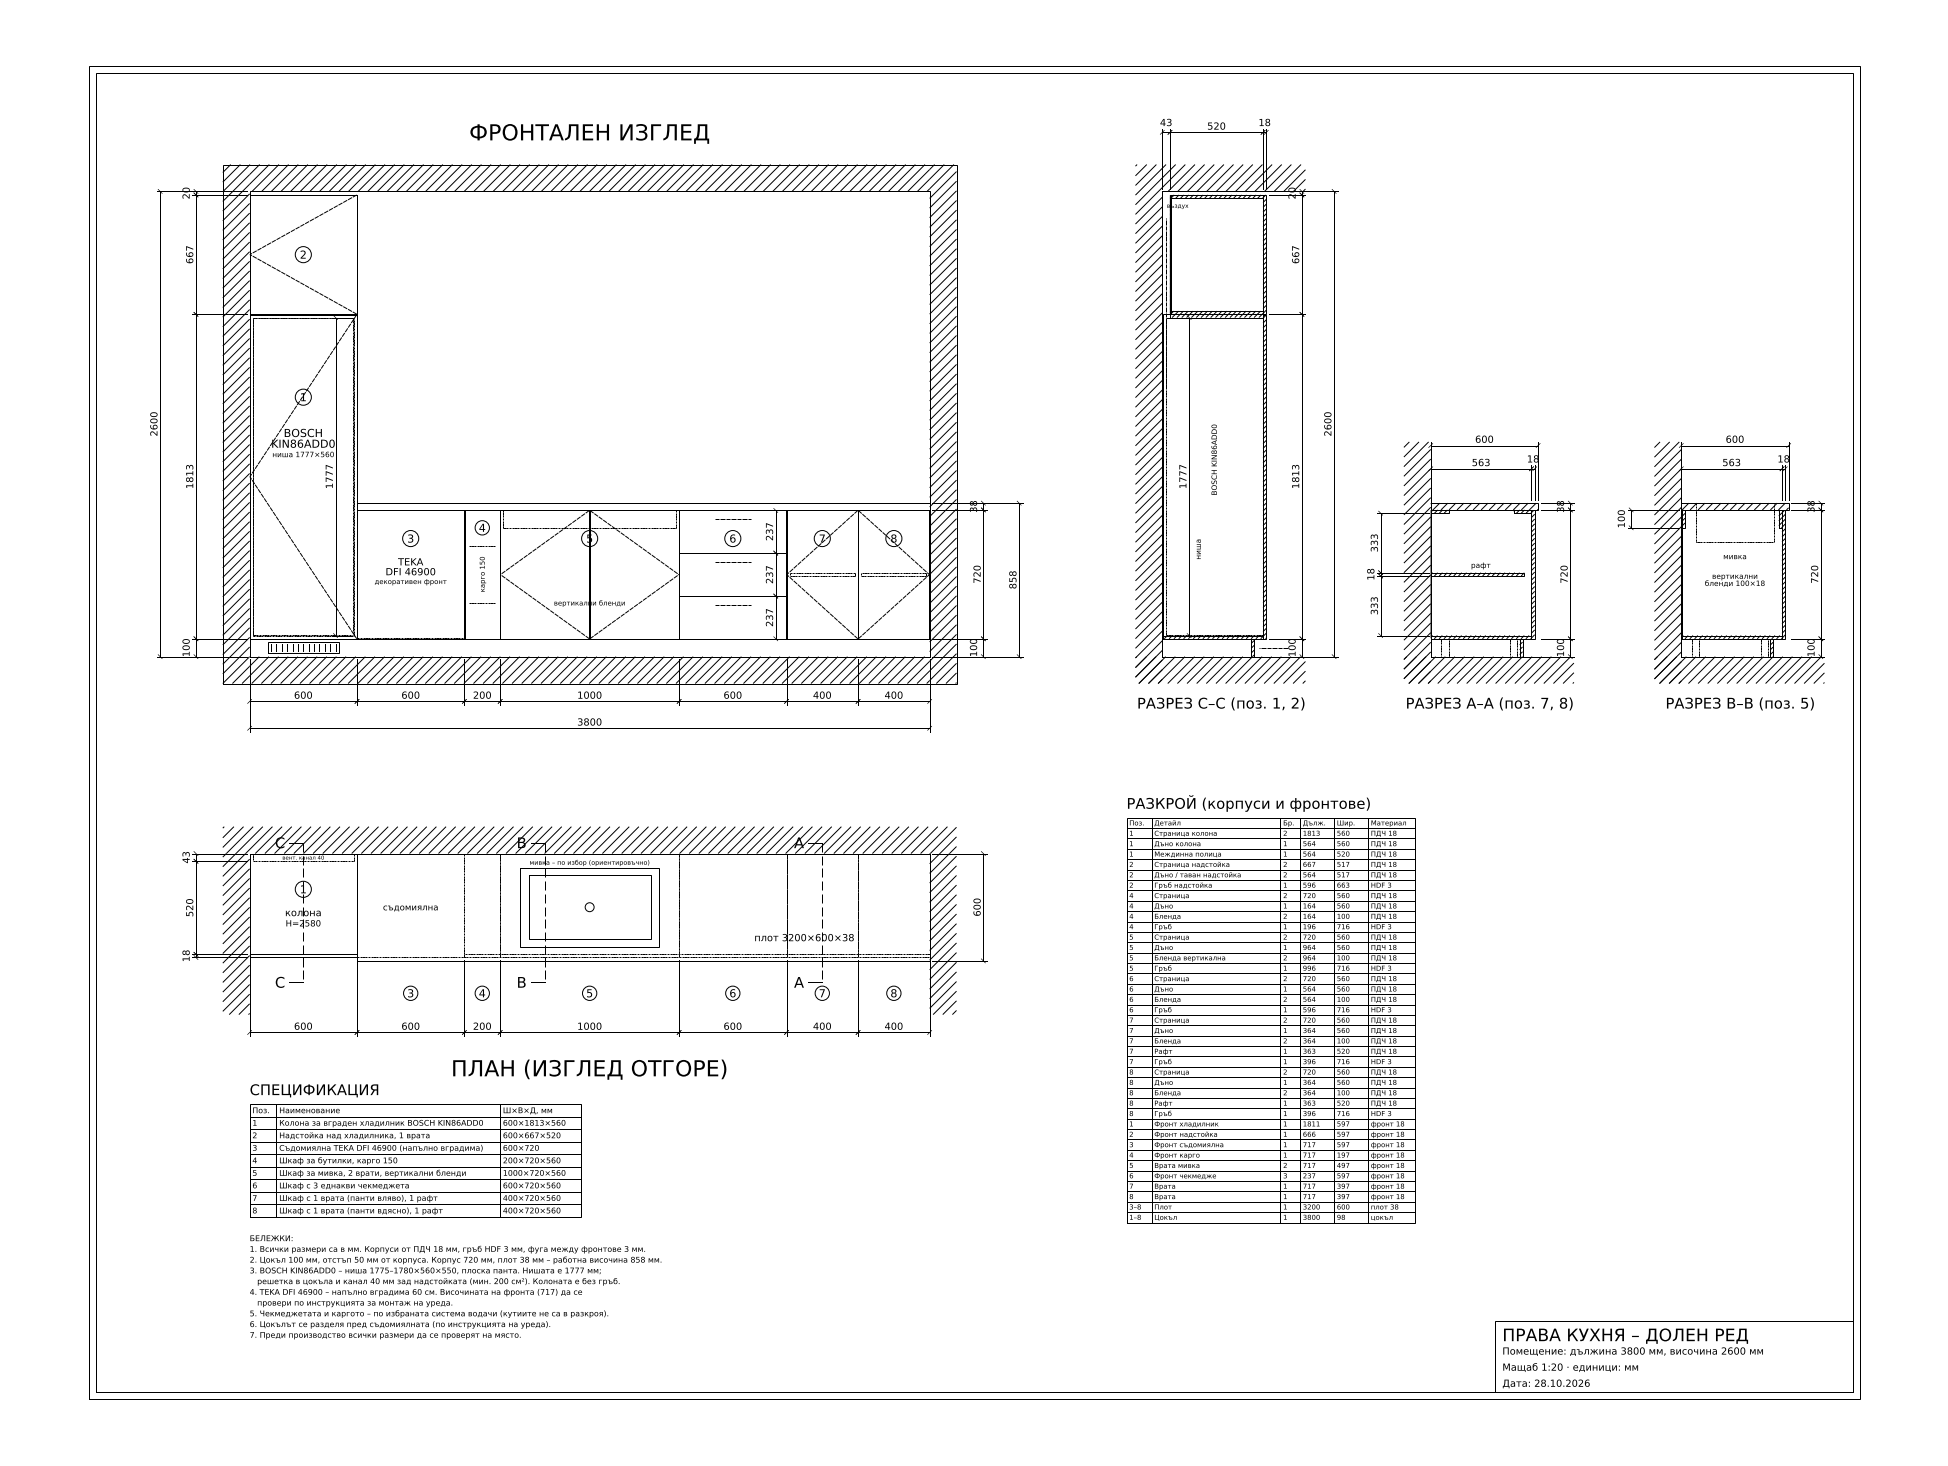

Here is the Python script that generated this plot:
"""Права кухня – долен ред. Генерира kuhnia.dxf (+ PDF/PNG преглед).

Всички размери са в мм, чертежът е в мащаб 1:1 в моделното пространство.
"""
import sys
from pathlib import Path

import ezdxf
from ezdxf import units
from ezdxf.enums import TextEntityAlignment

OUT = Path(__file__).resolve().parent

# --- Параметри -------------------------------------------------------------
ROOM_L, ROOM_H = 3800, 2600
T = 18            # ПДЧ
HDF = 3           # гръб
PL = 100          # цокъл
CH = 720          # височина на долен корпус
WT = 38           # плот
D = 560           # дълбочина на корпус
WD = 600          # дълбочина на плот
FT = 18           # дебелина на фронт
GAP = 3           # фуга между фронтове
CEIL_GAP = 20     # отстояние до тавана
NICHE = 1777      # ниша за BOSCH KIN86ADD0 (по инструкция 1775–1780)
VENT = 40         # вентилационен канал зад надстойката
SHELF_D = 520     # дълбочина на рафт
BLEND = 100       # ширина на бленда
PLINTH_SET = 50   # отстъп на цокъла от корпуса

TOP = ROOM_H - CEIL_GAP              # 2580 – горен ръб на колоната
CARC_TOP = PL + CH                   # 820 – горен ръб на долните корпуси
FRONT_TOP = CARC_TOP - GAP           # 817 – горен ръб на долните фронтове
FRONT_H = FRONT_TOP - PL             # 717
COL_TOP = PL + T + NICHE + T         # 1913 – горен ръб на колоната за хладилник
NAD_H = TOP - COL_TOP                # 667 – височина на надстойката
NAD_D = D - VENT                     # 520 – дълбочина на надстойката (с гърба)
FR_TOP = COL_TOP - 2                 # 1911 – горен ръб на фронта на хладилника
NAD_FR0 = COL_TOP + 1                # 1914 – долен ръб на фронта на надстойката

# Отстояния в дълбочина, измерени от стената
Y_CARC0 = HDF                        # 3   – заден ръб на страниците
Y_CARC1 = HDF + D                    # 563 – преден ръб на корпуса
Y_FRONT = Y_CARC1 + FT               # 581 – лице на фронтовете

# Модули отляво надясно: (поз., ширина, тип)
MODULES = [
    (1, 600, "fridge"),
    (3, 600, "dw"),
    (4, 200, "bottle"),
    (5, 1000, "sink"),
    (6, 600, "drawers"),
    (7, 400, "door_L"),
    (8, 400, "door_R"),
]
assert sum(m[1] for m in MODULES) == ROOM_L, "модулите не запълват стената"

x = 0
MOD_X = {}
for pos, w, kind in MODULES:
    MOD_X[pos] = (x, x + w, kind)
    x += w

# --- Документ --------------------------------------------------------------
doc = ezdxf.new("R2018", setup=True)
doc.units = units.MM
doc.header["$INSUNITS"] = 4
doc.header["$MEASUREMENT"] = 1
doc.header["$LTSCALE"] = 20
doc.styles.add("BG", font="arial.ttf")

LAYERS = {
    "СТЕНИ": (8, "CONTINUOUS", 50),
    "КОРПУСИ": (7, "CONTINUOUS", 35),
    "ФРОНТОВЕ": (4, "CONTINUOUS", 35),
    "ПЛОТ": (30, "CONTINUOUS", 35),
    "СКРИТИ": (8, "DASHED2", 18),
    "ОТВАРЯНЕ": (1, "DASHED", 13),
    "УРЕДИ": (5, "DASHED2", 18),
    "РАЗРЕЗ": (7, "CONTINUOUS", 50),
    "ЩРИХОВКА": (8, "CONTINUOUS", 13),
    "ОСИ": (6, "DASHDOT", 18),
    "РАЗМЕРИ": (3, "CONTINUOUS", 13),
    "ТЕКСТ": (7, "CONTINUOUS", 18),
    "РАМКА": (7, "CONTINUOUS", 50),
}
for name, (color, lt, lw) in LAYERS.items():
    doc.layers.add(name, color=color, linetype=lt, lineweight=lw)

ds = doc.dimstyles.duplicate_entry("EZDXF", "КУХНЯ")
ds.dxf.dimtxsty = "BG"
ds.dxf.dimtxt = 40
ds.dxf.dimasz = 25
ds.dxf.dimblk = "ARCHTICK"
ds.dxf.dimexe = 20
ds.dxf.dimexo = 15
ds.dxf.dimgap = 10
ds.dxf.dimdec = 0
ds.dxf.dimlfac = 1
ds.dxf.dimpost = ""
ds.dxf.dimtad = 1
ds.dxf.dimclrd = 3
ds.dxf.dimclre = 3
ds.dxf.dimclrt = 7

msp = doc.modelspace()


def rect(x0, y0, x1, y1, layer):
    msp.add_lwpolyline([(x0, y0), (x1, y0), (x1, y1), (x0, y1)], close=True,
                       dxfattribs={"layer": layer})


def line(p0, p1, layer):
    msp.add_line(p0, p1, dxfattribs={"layer": layer})


def text(x, y, s, h=40, align=TextEntityAlignment.MIDDLE_CENTER, layer="ТЕКСТ", rot=0):
    t = msp.add_text(s, height=h, rotation=rot,
                     dxfattribs={"layer": layer, "style": "BG"})
    t.set_placement((x, y), align=align)
    return t


def hatch_rect(x0, y0, x1, y1, scale=6):
    h = msp.add_hatch(color=8, dxfattribs={"layer": "ЩРИХОВКА"})
    h.set_pattern_fill("ANSI31", scale=scale)
    h.paths.add_polyline_path([(x0, y0), (x1, y0), (x1, y1), (x0, y1)], is_closed=True)


def solid_rect(x0, y0, x1, y1, scale=6):
    """Разрязан детайл: контур + щриховка."""
    hatch_rect(x0, y0, x1, y1, scale)
    rect(x0, y0, x1, y1, "РАЗРЕЗ")


def hdim(x0, x1, y, base_y=None, text_override=None):
    d = msp.add_linear_dim(base=(x0, y), p1=(x0, base_y if base_y is not None else y),
                           p2=(x1, base_y if base_y is not None else y), angle=0,
                           dimstyle="КУХНЯ", dxfattribs={"layer": "РАЗМЕРИ"},
                           text=text_override or "<>")
    d.render()


def vdim(y0, y1, x, base_x=None, text_override=None):
    d = msp.add_linear_dim(base=(x, y0), p1=(base_x if base_x is not None else x, y0),
                           p2=(base_x if base_x is not None else x, y1), angle=90,
                           dimstyle="КУХНЯ", dxfattribs={"layer": "РАЗМЕРИ"},
                           text=text_override or "<>")
    d.render()


def hchain(xs, y, base_y):
    for a, b in zip(xs, xs[1:]):
        hdim(a, b, y, base_y)


def vchain(ys, x, base_x):
    for a, b in zip(ys, ys[1:]):
        vdim(a, b, x, base_x)


def door_symbol(x0, y0, x1, y1, hinge):
    """Знак за отваряне – върхът на триъгълника сочи страната на пантите."""
    ym = (y0 + y1) / 2
    if hinge == "L":
        line((x1, y0), (x0, ym), "ОТВАРЯНЕ")
        line((x1, y1), (x0, ym), "ОТВАРЯНЕ")
    else:
        line((x0, y0), (x1, ym), "ОТВАРЯНЕ")
        line((x0, y1), (x1, ym), "ОТВАРЯНЕ")


def pos_marker(x, y, n, r=45):
    msp.add_circle((x, y), r, dxfattribs={"layer": "ТЕКСТ"})
    text(x, y, str(n), h=45)


# ===========================================================================
# 1. ФРОНТАЛЕН ИЗГЛЕД
# ===========================================================================
# Стени, под, таван
W_T = 150
hatch_rect(-W_T, -W_T, 0, ROOM_H + W_T, scale=12)
hatch_rect(ROOM_L, -W_T, ROOM_L + W_T, ROOM_H + W_T, scale=12)
hatch_rect(0, ROOM_H, ROOM_L, ROOM_H + W_T, scale=12)
hatch_rect(0, -W_T, ROOM_L, 0, scale=12)
rect(0, 0, ROOM_L, ROOM_H, "СТЕНИ")
rect(-W_T, -W_T, ROOM_L + W_T, ROOM_H + W_T, "СТЕНИ")

# Цокъл (вижда се под фронтовете)
rect(0, 0, ROOM_L, PL, "КОРПУСИ")
x0, x1, _ = MOD_X[1]
rect(x0 + 100, 20, x1 - 100, 80, "КОРПУСИ")        # вентилационна решетка
for i in range(int(x0 + 120), int(x1 - 100), 30):
    line((i, 30), (i, 70), "КОРПУСИ")

# Плот
rect(MOD_X[3][0], CARC_TOP, ROOM_L, CARC_TOP + WT, "ПЛОТ")

# Поз. 1 – колона за хладилник, поз. 2 – надстойка
x0, x1, _ = MOD_X[1]
h = GAP / 2
rect(x0 + h, PL, x1 - h, FR_TOP, "ФРОНТОВЕ")                 # фронт хладилник
rect(x0 + h, NAD_FR0, x1 - h, TOP, "ФРОНТОВЕ")               # фронт надстойка
door_symbol(x0 + h, PL, x1 - h, FR_TOP, "L")
door_symbol(x0 + h, NAD_FR0, x1 - h, TOP, "L")
# скрити: ниша и уред
rect(x0 + T, PL + T, x1 - T, PL + T + NICHE, "СКРИТИ")
rect(x0 + 21, PL + T + 2, x0 + 21 + 558, PL + T + 2 + 1772, "УРЕДИ")
text((x0 + x1) / 2, 1250, "BOSCH", h=45, layer="УРЕДИ")
text((x0 + x1) / 2, 1190, "KIN86ADD0", h=45, layer="УРЕДИ")
text((x0 + x1) / 2, 1130, "ниша 1777×560", h=30, layer="УРЕДИ")
pos_marker((x0 + x1) / 2, 1450, 1)
pos_marker((x0 + x1) / 2, (COL_TOP + TOP) / 2, 2)

# Поз. 3 – съдомиялна
x0, x1, _ = MOD_X[3]
rect(x0 + h, PL, x1 - h, FRONT_TOP, "ФРОНТОВЕ")
rect(x0 + 1, PL + 2, x1 - 1, CARC_TOP - 2, "УРЕДИ")
text((x0 + x1) / 2, 530, "TEKA", h=40, layer="УРЕДИ")
text((x0 + x1) / 2, 475, "DFI 46900", h=40, layer="УРЕДИ")
text((x0 + x1) / 2, 420, "декоративен фронт", h=28, layer="УРЕДИ")
pos_marker((x0 + x1) / 2, 660, 3)

# Поз. 4 – бутилки (карго)
x0, x1, _ = MOD_X[4]
rect(x0 + h, PL, x1 - h, FRONT_TOP, "ФРОНТОВЕ")
for yy in (300, 620):                                   # нива на карго
    line((x0 + T + 5, yy), (x1 - T - 5, yy), "СКРИТИ")
text((x0 + x1) / 2, 460, "карго 150", h=28, rot=90)
pos_marker((x0 + x1) / 2, 720, 4, r=40)

# Поз. 5 – мивка, 2 врати, вертикални бленди
x0, x1, _ = MOD_X[5]
xm = (x0 + x1) / 2
rect(x0 + h, PL, xm - h, FRONT_TOP, "ФРОНТОВЕ")
rect(xm + h, PL, x1 - h, FRONT_TOP, "ФРОНТОВЕ")
door_symbol(x0 + h, PL, xm - h, FRONT_TOP, "L")
door_symbol(xm + h, PL, x1 - h, FRONT_TOP, "R")
rect(x0 + T, CARC_TOP - BLEND, x1 - T, CARC_TOP, "СКРИТИ")   # предна вертикална бленда
text(xm, 300, "вертикални бленди", h=28)
pos_marker(xm, 660, 5)

# Поз. 6 – три еднакви чекмеджета
x0, x1, _ = MOD_X[6]
dh = (FRONT_H - 2 * GAP) / 3
for i in range(3):
    y0 = PL + i * (dh + GAP)
    rect(x0 + h, y0, x1 - h, y0 + dh, "ФРОНТОВЕ")
    line((x0 + 200, y0 + dh - 50), (x1 - 200, y0 + dh - 50), "ОТВАРЯНЕ")
pos_marker((x0 + x1) / 2, 660, 6)

# Поз. 7 и 8 – врата + рафт
for pos, hinge in ((7, "L"), (8, "R")):
    x0, x1, _ = MOD_X[pos]
    rect(x0 + h, PL, x1 - h, FRONT_TOP, "ФРОНТОВЕ")
    door_symbol(x0 + h, PL, x1 - h, FRONT_TOP, hinge)
    sy = PL + T + (CH - 2 * T - T) / 2                 # рафт по средата
    rect(x0 + T, sy, x1 - T, sy + T, "СКРИТИ")
    pos_marker((x0 + x1) / 2, 660, pos)

# Граници между модулите (корпуси зад фронтовете)
for pos in (4, 5, 6, 7, 8):
    xa = MOD_X[pos][0]
    line((xa, PL), (xa, CARC_TOP), "СКРИТИ")
line((MOD_X[1][1], PL), (MOD_X[1][1], TOP), "КОРПУСИ")

# Размери – фронтален изглед
xs = [0] + [MOD_X[p][1] for p, _, _ in MODULES]
hchain(xs, -250, 0)
hdim(0, ROOM_L, -400, 0)
vchain([0, PL, CARC_TOP, CARC_TOP + WT], ROOM_L + 300, ROOM_L)
vdim(0, CARC_TOP + WT, ROOM_L + 500, ROOM_L)
vchain([0, PL, COL_TOP, TOP, ROOM_H], -300, 0)
vdim(0, ROOM_H, -500, 0)
vdim(PL + T, PL + T + NICHE, MOD_X[1][1] - 120, MOD_X[1][1] - T)
# височини на чекмеджетата
x1 = MOD_X[6][1]
for i in range(3):
    y0 = PL + i * (dh + GAP)
    vdim(y0, y0 + dh, x1 - 60, x1 - h)

text(ROOM_L / 2, ROOM_H + 330, "ФРОНТАЛЕН ИЗГЛЕД", h=90)

# ===========================================================================
# 2. ПЛАН (изглед отгоре)
# ===========================================================================
PY = -1100                         # линия на задната стена в плана


def py(d):
    return PY - d


hatch_rect(-W_T, PY, ROOM_L + W_T, PY + W_T, scale=12)
hatch_rect(-W_T, py(900), 0, PY, scale=12)
hatch_rect(ROOM_L, py(900), ROOM_L + W_T, PY, scale=12)
line((0, PY), (ROOM_L, PY), "СТЕНИ")
line((0, PY), (0, py(900)), "СТЕНИ")
line((ROOM_L, PY), (ROOM_L, py(900)), "СТЕНИ")

# Колона + надстойка (виждат се отгоре)
x0, x1, _ = MOD_X[1]
rect(x0, py(Y_CARC0), x1, py(Y_CARC1), "КОРПУСИ")
rect(x0 + T, py(Y_CARC0), x1 - T, py(Y_CARC1 - NAD_D), "СКРИТИ")    # вент. канал
rect(x0 + h, py(Y_CARC1), x1 - h, py(Y_FRONT), "ФРОНТОВЕ")
text((x0 + x1) / 2, py(23), "вент. канал 40", h=22)
text((x0 + x1) / 2, py(330), "колона", h=40)
text((x0 + x1) / 2, py(390), "H=2580", h=35)
pos_marker((x0 + x1) / 2, py(200), 1)

# Плот
x0 = MOD_X[3][0]
rect(x0, py(0), ROOM_L, py(WD), "ПЛОТ")
text((MOD_X[6][0] + ROOM_L) / 2, py(470), "плот 3200×600×38", h=40)
# Скрити корпуси и фронтове под плота
for pos, w, kind in MODULES[1:]:
    a, b, _ = MOD_X[pos]
    if kind != "dw":
        rect(a, py(Y_CARC0), b, py(Y_CARC1), "СКРИТИ")
    line((a, py(Y_CARC1)), (a, py(Y_FRONT)), "СКРИТИ")
    pos_marker((a + b) / 2, py(Y_FRONT + 200), pos, r=40)
line((MOD_X[3][0], py(Y_FRONT)), (ROOM_L, py(Y_FRONT)), "СКРИТИ")
# Мивка (ориентировъчно)
a, b, _ = MOD_X[5]
xm = (a + b) / 2
msp.add_lwpolyline([(xm - 390, py(80)), (xm + 390, py(80)), (xm + 390, py(520)),
                    (xm - 390, py(520))], close=True,
                   dxfattribs={"layer": "ПЛОТ", "const_width": 0})
rect(xm - 340, py(120), xm + 340, py(480), "ПЛОТ")
msp.add_circle((xm, py(300)), 25, dxfattribs={"layer": "ПЛОТ"})
text(xm, py(50), "мивка – по избор (ориентировъчно)", h=26)
text((MOD_X[3][0] + MOD_X[3][1]) / 2, py(300), "съдомиялна", h=35, layer="УРЕДИ")

# Сечения (линии на разрезите)
for letter, xc in (("A", (MOD_X[7][0] + MOD_X[7][1]) / 2),
                   ("B", MOD_X[5][0] + 250),
                   ("C", (MOD_X[1][0] + MOD_X[1][1]) / 2)):
    line((xc, py(-60)), (xc, py(720)), "ОСИ")
    for yy, dy in ((py(-60), 1), (py(720), -1)):
        line((xc, yy), (xc - 80, yy), "РАЗРЕЗ")
        text(xc - 130, yy, letter, h=60)

# Размери в плана
xs = [0] + [MOD_X[p][1] for p, _, _ in MODULES]
hchain(xs, py(1000), py(Y_FRONT))
vchain([py(WD), py(0)], ROOM_L + 300, ROOM_L)
vchain([py(Y_FRONT), py(Y_CARC1), py(Y_CARC1 - NAD_D), py(0)], -300, 0)
text(ROOM_L / 2, py(1200), "ПЛАН (ИЗГЛЕД ОТГОРЕ)", h=90)

# ===========================================================================
# 3. РАЗРЕЗИ (страничен изглед: ляво – стената, дясно – лицето)
# ===========================================================================


def base_section(sx, title, sink=False, shelf=False):
    def X(d):
        return sx + d

    hatch_rect(X(-W_T), -W_T, X(0), 1200, scale=12)
    hatch_rect(X(-W_T), -W_T, X(800), 0, scale=12)
    line((X(0), 0), (X(0), 1200), "СТЕНИ")
    line((X(0), 0), (X(800), 0), "СТЕНИ")
    # далечна страница (вижда се)
    rect(X(Y_CARC0), PL, X(Y_CARC1), CARC_TOP, "КОРПУСИ")
    # гръб HDF
    solid_rect(X(0), PL + 2, X(HDF), CARC_TOP - 2, scale=1)
    # дъно
    solid_rect(X(Y_CARC0), PL, X(Y_CARC1), PL + T)
    # бленди
    if sink:
        solid_rect(X(Y_CARC0), CARC_TOP - BLEND, X(Y_CARC0 + T), CARC_TOP)
        solid_rect(X(Y_CARC1 - T), CARC_TOP - BLEND, X(Y_CARC1), CARC_TOP)
        # мивка, ориентировъчно
        msp.add_lwpolyline([(X(80), CARC_TOP + WT), (X(80), CARC_TOP - 180),
                            (X(520), CARC_TOP - 180), (X(520), CARC_TOP + WT)],
                           dxfattribs={"layer": "СКРИТИ"})
        text(X(300), CARC_TOP - 260, "мивка", h=30)
        text(X(300), 450, "вертикални", h=30)
        text(X(300), 410, "бленди 100×18", h=30)
    else:
        solid_rect(X(Y_CARC0), CARC_TOP - T, X(Y_CARC0 + BLEND), CARC_TOP)
        solid_rect(X(Y_CARC1 - BLEND), CARC_TOP - T, X(Y_CARC1), CARC_TOP)
    if shelf:
        sy = PL + T + (CH - 2 * T - T) / 2
        solid_rect(X(Y_CARC0), sy, X(Y_CARC0 + SHELF_D), sy + T)
        text(X(280), sy + 60, "рафт", h=30)
    # врата
    solid_rect(X(Y_CARC1), PL, X(Y_FRONT), FRONT_TOP)
    # плот
    solid_rect(X(0), CARC_TOP, X(WD), CARC_TOP + WT, scale=10)
    # цокъл и крачета
    solid_rect(X(Y_CARC1 - PLINTH_SET - 16), 0, X(Y_CARC1 - PLINTH_SET), PL - 2)
    for d in (60, Y_CARC1 - PLINTH_SET - 70):
        rect(X(d), 0, X(d + 40), PL, "СКРИТИ")
    # размери
    vchain([0, PL, CARC_TOP, CARC_TOP + WT], X(WD + 180), X(WD))
    if shelf:
        vchain([PL + T, sy, sy + T, CARC_TOP - T], X(-280), X(Y_CARC0))
    if sink:
        vdim(CARC_TOP - BLEND, CARC_TOP, X(-280), X(Y_CARC0))
    hchain([X(0), X(Y_CARC1), X(Y_FRONT)], 1050, CARC_TOP + WT)
    hdim(X(0), X(WD), 1180, CARC_TOP + WT)
    text(X(330), -260, title, h=60)


def column_section(sx):
    def X(d):
        return sx + d

    hatch_rect(X(-W_T), -W_T, X(0), ROOM_H + W_T, scale=12)
    hatch_rect(X(-W_T), -W_T, X(800), 0, scale=12)
    hatch_rect(X(0), ROOM_H, X(800), ROOM_H + W_T, scale=12)
    line((X(0), 0), (X(0), ROOM_H), "СТЕНИ")
    line((X(0), 0), (X(800), 0), "СТЕНИ")
    line((X(0), ROOM_H), (X(800), ROOM_H), "СТЕНИ")
    # колона
    rect(X(Y_CARC0), PL, X(Y_CARC1), COL_TOP, "КОРПУСИ")
    solid_rect(X(Y_CARC0), PL, X(Y_CARC1), PL + T)
    solid_rect(X(Y_CARC1 - NAD_D), COL_TOP - T, X(Y_CARC1), COL_TOP)   # междинна полица
    # хладилник
    rect(X(Y_CARC1 - 545), PL + T + 2, X(Y_CARC1), PL + T + 2 + 1772, "УРЕДИ")
    text(X(290), 1100, "BOSCH KIN86ADD0", h=30, rot=90, layer="УРЕДИ")
    # надстойка
    rect(X(Y_CARC1 - NAD_D + HDF), COL_TOP, X(Y_CARC1), TOP, "КОРПУСИ")
    solid_rect(X(Y_CARC1 - NAD_D), COL_TOP + 2, X(Y_CARC1 - NAD_D + HDF), TOP - 2, scale=1)
    solid_rect(X(Y_CARC1 - NAD_D + HDF), COL_TOP, X(Y_CARC1), COL_TOP + T)
    solid_rect(X(Y_CARC1 - NAD_D + HDF), TOP - T, X(Y_CARC1), TOP)
    # фронтове
    solid_rect(X(Y_CARC1), PL, X(Y_FRONT), FR_TOP)
    solid_rect(X(Y_CARC1), NAD_FR0, X(Y_FRONT), TOP)
    # цокъл с решетка
    solid_rect(X(Y_CARC1 - PLINTH_SET - 16), 0, X(Y_CARC1 - PLINTH_SET), PL - 2)
    # въздушен поток
    for (a, b) in (((X(Y_FRONT + 120), 50), (X(Y_CARC1 - PLINTH_SET + 30), 50)),
                   ((X(20), 1500), (X(20), 2450))):
        line(a, b, "ОТВАРЯНЕ")
    text(X(20) + 5, 2520, "въздух", h=24, align=TextEntityAlignment.MIDDLE_LEFT)
    # размери
    vchain([0, PL, COL_TOP, TOP, ROOM_H], X(WD + 180), X(Y_FRONT))
    vdim(PL + T, PL + T + NICHE, X(150), X(Y_CARC1 - 545))
    text(X(200), 600, "ниша", h=30, rot=90)
    vdim(0, ROOM_H, X(WD + 360), X(Y_FRONT))
    hchain([X(0), X(Y_CARC1 - NAD_D), X(Y_CARC1), X(Y_FRONT)], ROOM_H + 330,
           ROOM_H)
    text(X(330), -260, "РАЗРЕЗ C–C (поз. 1, 2)", h=60)


SX = ROOM_L + 1300
column_section(SX)
base_section(SX + 1500, "РАЗРЕЗ A–A (поз. 7, 8)", shelf=True)
base_section(SX + 2900, "РАЗРЕЗ B–B (поз. 5)", sink=True)

# ===========================================================================
# 4. СПЕЦИФИКАЦИЯ И РАЗКРОЙ
# ===========================================================================


def table(x, y, widths, rows, rh=70, th=32, header_rows=1):
    total_w = sum(widths)
    n = len(rows)
    rect(x, y - n * rh, x + total_w, y, "РАМКА")
    for i in range(1, n):
        line((x, y - i * rh), (x + total_w, y - i * rh),
             "РАМКА" if i == header_rows else "ТЕКСТ")
    cx = x
    for w in widths[:-1]:
        cx += w
        line((cx, y), (cx, y - n * rh), "ТЕКСТ")
    for r, row in enumerate(rows):
        cx = x
        for w, cell in zip(widths, row):
            text(cx + 15, y - r * rh - rh / 2, str(cell), h=th,
                 align=TextEntityAlignment.MIDDLE_LEFT)
            cx += w
    return y - n * rh


def iw(w):            # вътрешна ширина на корпус
    return w - 2 * T


spec_rows = [
    ("Поз.", "Наименование", "Ш×В×Д, мм"),
    (1, "Колона за вграден хладилник BOSCH KIN86ADD0", f"600×{COL_TOP - PL}×{D}"),
    (2, "Надстойка над хладилника, 1 врата", f"600×{NAD_H}×{NAD_D}"),
    (3, "Съдомиялна TEKA DFI 46900 (напълно вградима)", f"600×{CH}"),
    (4, "Шкаф за бутилки, карго 150", f"200×{CH}×{D}"),
    (5, "Шкаф за мивка, 2 врати, вертикални бленди", f"1000×{CH}×{D}"),
    (6, "Шкаф с 3 еднакви чекмеджета", f"600×{CH}×{D}"),
    (7, "Шкаф с 1 врата (панти вляво), 1 рафт", f"400×{CH}×{D}"),
    (8, "Шкаф с 1 врата (панти вдясно), 1 рафт", f"400×{CH}×{D}"),
]

cut = [("Поз.", "Детайл", "Бр.", "Дълж.", "Шир.", "Материал")]
cut += [
    (1, "Страница колона", 2, COL_TOP - PL, D, "ПДЧ 18"),
    (1, "Дъно колона", 1, iw(600), D, "ПДЧ 18"),
    (1, "Междинна полица", 1, iw(600), NAD_D, "ПДЧ 18"),
    (2, "Страница надстойка", 2, NAD_H, NAD_D - HDF, "ПДЧ 18"),
    (2, "Дъно / таван надстойка", 2, iw(600), NAD_D - HDF, "ПДЧ 18"),
    (2, "Гръб надстойка", 1, 600 - 4, NAD_H - 4, "HDF 3"),
]
for pos, w, kind in MODULES[2:]:
    cut.append((pos, "Страница", 2, CH, D, "ПДЧ 18"))
    cut.append((pos, "Дъно", 1, iw(w), D, "ПДЧ 18"))
    cut.append((pos, "Бленда вертикална" if kind == "sink" else "Бленда", 2, iw(w), BLEND,
                "ПДЧ 18"))
    if kind.startswith("door"):
        cut.append((pos, "Рафт", 1, iw(w) - 1, SHELF_D, "ПДЧ 18"))
    cut.append((pos, "Гръб", 1, w - 4, CH - 4, "HDF 3"))

fronts = [
    (1, "Фронт хладилник", 1, FR_TOP - PL, 600 - GAP),
    (2, "Фронт надстойка", 1, TOP - NAD_FR0, 600 - GAP),
    (3, "Фронт съдомиялна", 1, FRONT_H, 600 - GAP),
    (4, "Фронт карго", 1, FRONT_H, 200 - GAP),
    (5, "Врата мивка", 2, FRONT_H, 500 - GAP),
    (6, "Фронт чекмедже", 3, dh, 600 - GAP),
    (7, "Врата", 1, FRONT_H, 400 - GAP),
    (8, "Врата", 1, FRONT_H, 400 - GAP),
]
for pos, name, n, l, w in fronts:
    cut.append((pos, name, n, f"{l:g}", f"{w:g}", "фронт 18"))
cut.append(("3–8", "Плот", 1, ROOM_L - 600, WD, "плот 38"))
cut.append(("1–8", "Цокъл", 1, ROOM_L, PL - 2, "цокъл"))

TY = py(1400)
text(0, TY + 80, "СПЕЦИФИКАЦИЯ", h=60, align=TextEntityAlignment.MIDDLE_LEFT)
y_after = table(0, TY, [150, 1250, 450], spec_rows)

notes = [
    "БЕЛЕЖКИ:",
    "1. Всички размери са в мм. Корпуси от ПДЧ 18 мм, гръб HDF 3 мм, фуга между фронтове 3 мм.",
    "2. Цокъл 100 мм, отстъп 50 мм от корпуса. Корпус 720 мм, плот 38 мм – работна височина 858 мм.",
    "3. BOSCH KIN86ADD0 – ниша 1775–1780×560×550, плоска панта. Нишата е 1777 мм;",
    "   решетка в цокъла и канал 40 мм зад надстойката (мин. 200 см²). Колоната е без гръб.",
    "4. TEKA DFI 46900 – напълно вградима 60 см. Височината на фронта (717) да се",
    "   провери по инструкцията за монтаж на уреда.",
    "5. Чекмеджетата и каргото – по избраната система водачи (кутиите не са в разкроя).",
    "6. Цокълът се разделя пред съдомиялната (по инструкцията на уреда).",
    "7. Преди производство всички размери да се проверят на място.",
]
ny = y_after - 120
for i, s in enumerate(notes):
    text(0, ny - i * 60, s, h=32, align=TextEntityAlignment.MIDDLE_LEFT)

CX, CY = SX - 200, -900
text(CX, CY + 80, "РАЗКРОЙ (корпуси и фронтове)", h=60, align=TextEntityAlignment.MIDDLE_LEFT)
cut_bottom = table(CX, CY, [140, 720, 110, 190, 190, 260], cut, rh=58, th=28)

# Рамка с антетка
FX0, FY0 = -900, min(cut_bottom, ny - len(notes) * 60) - 300
FX1, FY1 = SX + 3900, ROOM_H + 700
rect(FX0, FY0, FX1, FY1, "РАМКА")
rect(FX0 + 40, FY0 + 40, FX1 - 40, FY1 - 40, "РАМКА")
title = [
    ("ПРАВА КУХНЯ – ДОЛЕН РЕД", 70),
    (f"Помещение: дължина {ROOM_L} мм, височина {ROOM_H} мм", 40),
    ("Мащаб 1:20 · единици: мм", 40),
    ("Дата: 28.10.2026", 40),
]
bx0, by1 = FX1 - 2040, FY0 + 440
rect(bx0, FY0 + 40, FX1 - 40, by1, "РАМКА")
for i, (s, hh) in enumerate(title):
    text(bx0 + 40, by1 - 80 - i * 90, s, h=hh, align=TextEntityAlignment.MIDDLE_LEFT)

doc.set_modelspace_vport(height=FY1 - FY0, center=((FX0 + FX1) / 2, (FY0 + FY1) / 2))
doc.saveas(OUT / "kuhnia.dxf", encoding="utf-8")
print("saved", OUT / "kuhnia.dxf")

if "--preview" in sys.argv:
    import matplotlib
    matplotlib.use("Agg")
    import matplotlib.pyplot as plt
    from ezdxf.addons.drawing import Frontend, RenderContext
    from ezdxf.addons.drawing.config import Configuration, BackgroundPolicy, ColorPolicy
    from ezdxf.addons.drawing.matplotlib import MatplotlibBackend

    fig = plt.figure(figsize=(42, 22))
    ax = fig.add_axes([0, 0, 1, 1])
    cfg = Configuration(background_policy=BackgroundPolicy.WHITE,
                        color_policy=ColorPolicy.BLACK, lineweight_scaling=1.2)
    Frontend(RenderContext(doc), MatplotlibBackend(ax), config=cfg).draw_layout(msp)
    ax.set_aspect("equal")
    w, h = FX1 - FX0, FY1 - FY0
    fig.set_size_inches(w / 20 / 25.4, h / 20 / 25.4)       # мащаб 1:20
    fig.savefig(OUT / "kuhnia.pdf")
    fig.savefig(OUT / "kuhnia.png", dpi=100)
    print("preview saved")
